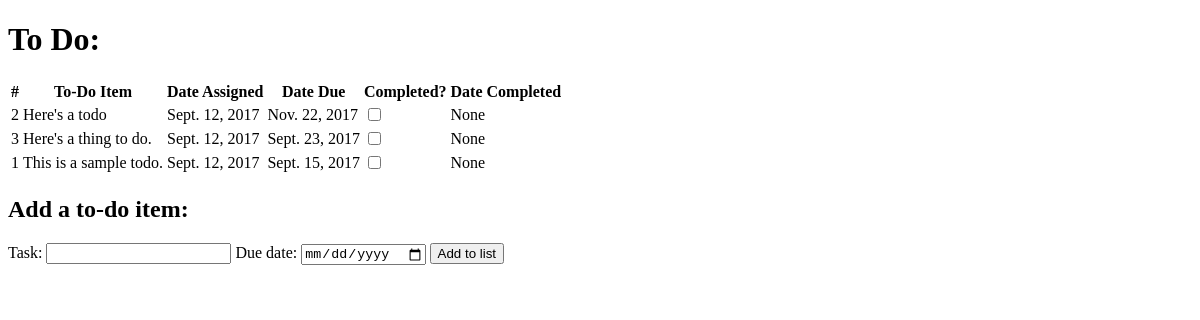
Before: / with the older database file.
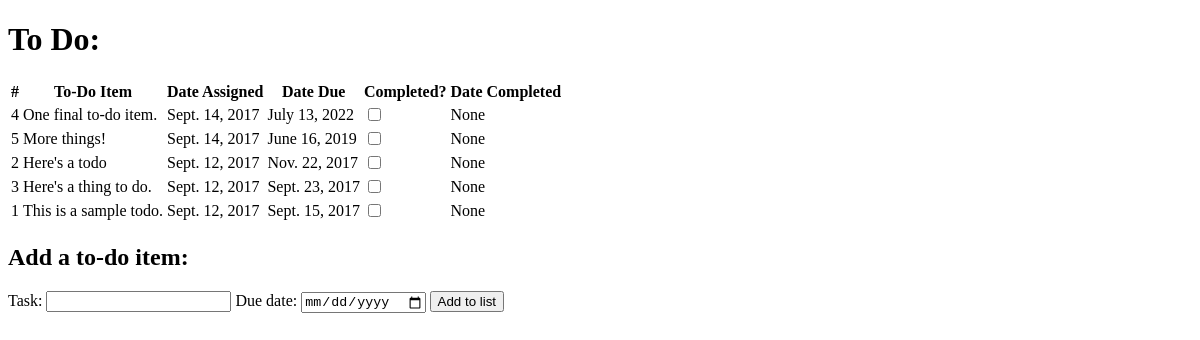
After: the same page with the newer database file.
### todo/models.py (models this page shows, shortened)
class ToDo(models.Model):
    todo_text = models.CharField(max_length=300)
    complete = models.BooleanField(default=False)
    assigned_date = models.DateField(auto_now_add=True)
    due_date = models.DateField(null=True, blank=True)
    completed_date = models.DateField(null=True, blank=True)

### todo/views.py (the view)
# urls.py: url(r'^$', views.index, name='index'),
def index(request):
    to_do_list = ToDo.objects.order_by('-due_date')
    context = {'to_do_list': to_do_list}
    return render(request, 'todo/index.html', context)

### todo/templates/todo/index.html (shortened to what this page needs)
<!DOCTYPE html>
<html lang="en">
<head>
</head>
<body>
<h1>To Do:</h1>
{% if to_do_list %}
        <table>
            <tr>
                <th>#</th>
                <th>To-Do Item</th>
                <th>Date Assigned</th>
                <th>Date Due</th>
                <th>Completed?</th>
                <th>Date Completed</th>
            </tr>
            {% for item in to_do_list %}
            <form action="{% url 'complete' %}" method="post">
            <tr>
                <td>{{ item.id }}</td>
                <td>{{ item.todo_text }}</td>
                <td>{{ item.assigned_date }}</td>
                <td>{{ item.due_date }}</td>
                <td><input name="completed" type="checkbox" title="completed" {% if item.complete %}checked{% endif %} value={{ item.complete }} onclick="this.form.submit()" /></td>
                <td>{{ item.completed_date }}</td>
            </tr>
            </form>
            {% endfor %}
        </table>
{% else %}
    <p>Your to-do list is empty!</p>
{% endif %}
<h2>Add a to-do item:</h2>
<form action="{% url 'add' %}" method="post">
    <label for="todo_text">Task: </label><input type="text" name="todo_text" value="" />
    <label for="due_date">Due date: </label><input type="date" name="due_date"/>
    <input type="submit" value="Add to list" />
</form>
</body>
</html>

Changed rows visible on the page:
added ToDo: id "4", todo_text "One final to-do item.", assigned_date "Sept. 14, 2017", due_date "July 13, 2022", completed_date "None"
added ToDo: id "5", todo_text "More things!", assigned_date "Sept. 14, 2017", due_date "June 16, 2019", completed_date "None"
